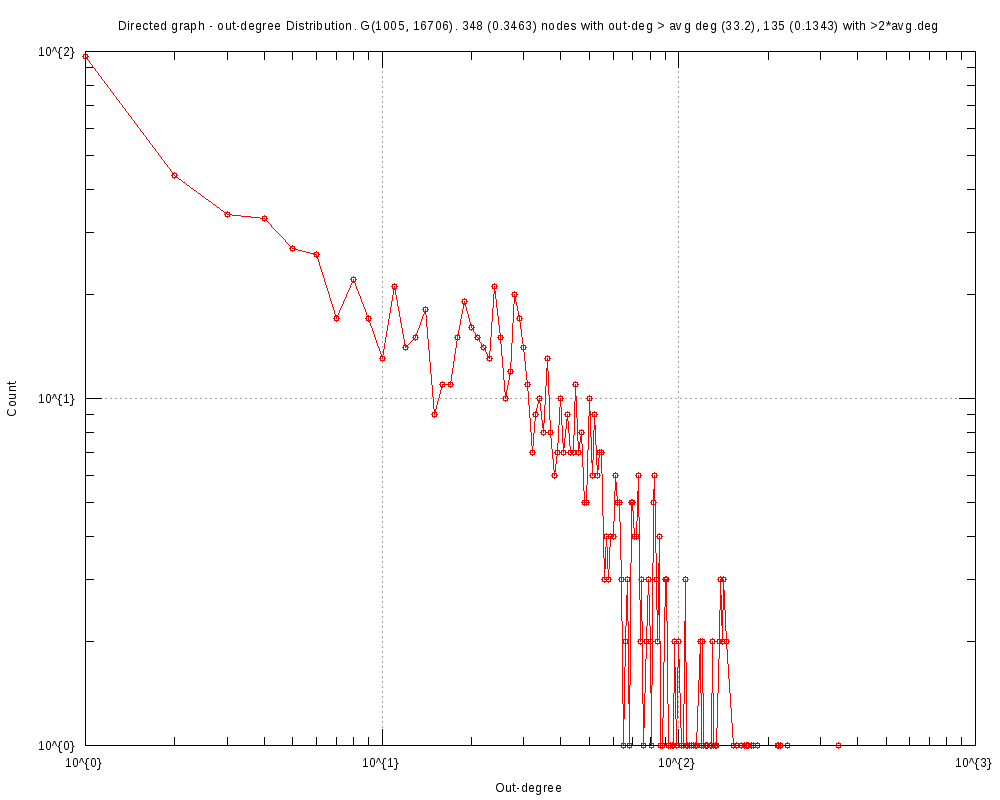

Write gnuplot code to recreate this figure.
#
# Directed graph - out-degree Distribution. G(1005, 16706). 348 (0.3463) nodes with out-deg > avg deg (33.2), 135 (0.1343) with >2*avg.deg (Sun Oct 29 16:33:57 2017)
#

set title "Directed graph - out-degree Distribution. G(1005, 16706). 348 (0.3463) nodes with out-deg > avg deg (33.2), 135 (0.1343) with >2*avg.deg"
set key bottom right
set logscale xy 10
set format x "10^{%L}"
set mxtics 10
set format y "10^{%L}"
set mytics 10
set grid
set xlabel "Out-degree"
set ylabel "Count"
set tics scale 2
set terminal png font arial 10 size 1000,800
set output 'outDeg.EUC.png'
plot 	"outDeg.EUC.tab" using 1:2 title "" with linespoints pt 6
